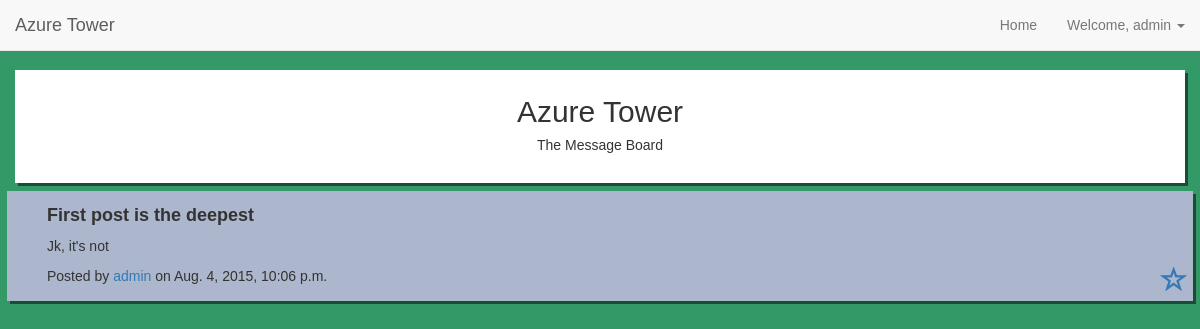
The app's page /message/1/ (signed in) with its own data.
### main/models.py (models this page shows, shortened)
class Message(models.Model):
    title = models.CharField(max_length=255, default="i can't think of a title")
    text = models.TextField()
    author = models.ForeignKey(User)
    date_posted = models.DateTimeField(auto_now_add=True)
    favorite = models.ManyToManyField(User, related_name='favorites', blank=True)

### main/views.py (the view)
# urls.py: url(r'^message/(?P<id>[0-9]+)/$', 'main.views.edit_message', name='edit_message'),
def edit_message(request, id):
    if request.method == 'DELETE':
        if request.user.is_superuser or is_admin(request.user):
            Message.objects.get(id=id).delete()
            return HttpResponse(status=204)
        else:
            return HttpResponse(status=401)
    elif request.method == 'GET':
        message = Message.objects.get(id=id)
        return render(request, 'message.html', {'message': message})

### main/templates/message.html (shortened to what this page needs)
{% extends 'base.html' %}
{% load staticfiles %}
{% block content %}
    <div data-message-id='{{ message.id }}' class="message">
        <h4 class="message-title">
            {{ message.title }}
        </h4>
        <p class="message-text">
            {{ message.text }}
        </p>
        <p class="message-date">Posted by <a href="#">{{ message.author.username }}</a> on {{ message.date_posted }}
            <a class='favorite-message-link'><span class='glyphicon glyphicon-star-empty'></span></a>
        </p>
    </div>
{% endblock content %}

### main/templates/nav_bar.html (shortened to what this page needs)
<nav class="navbar navbar-default  navbar-custom navbar-fixed-top">
  <div class="container-fluid">
    <div class="navbar-header page-scroll">
      <a class="navbar-brand" href="{% url 'front' %}">Azure Tower</a>
    </div>
    <div class="collapse navbar-collapse" id="bs-example-navbar-collapse-1">
      <ul class="nav navbar-nav navbar-right">
      <li><a href="{% url 'front' %}">Home</a></li>
        {% if user.is_authenticated %}
          <li class="dropdown">
          <a href="#" class="dropdown-toggle" data-toggle="dropdown" role="button" aria-haspopup="true" aria-expanded="false">Welcome, {{user.username}} <span class="caret"></span></a>
        </li>
        {% else %}
        <li><a href='{% url "login" %}'>Login</a></li>
        {% endif %}
      </ul>
    </div>
  </div>
</nav>

### main/static/css/message_board.css (style rules this page uses)
body { font-family: 'Consolas', 'Arial', sans-sarif; background-color: #339966; margin-bottom: 50px; }
.message span { font-size: 20pt; float: right; }
.message { padding: 5px; padding-left: 40px; background-color: #acb6cc; -webkit-box-shadow: 3px 3px 0px 0px rgba(0,0,0,0.49); -moz-box-shadow: 3px 3px 0px 0px rgba(0,0,0,0.49); box-shadow: 3px 3px 0px 0px rgba(0,0,0,0.49); margin: 7px; }
.message-title { font-weight: bold; }

### records on screen
Message: title "First post is the deepest", text "Jk, it's not", author.username "admin", date_posted "Aug. 4, 2015, 10:06 p.m."

### other values on screen
{{ user.username }} "admin"
